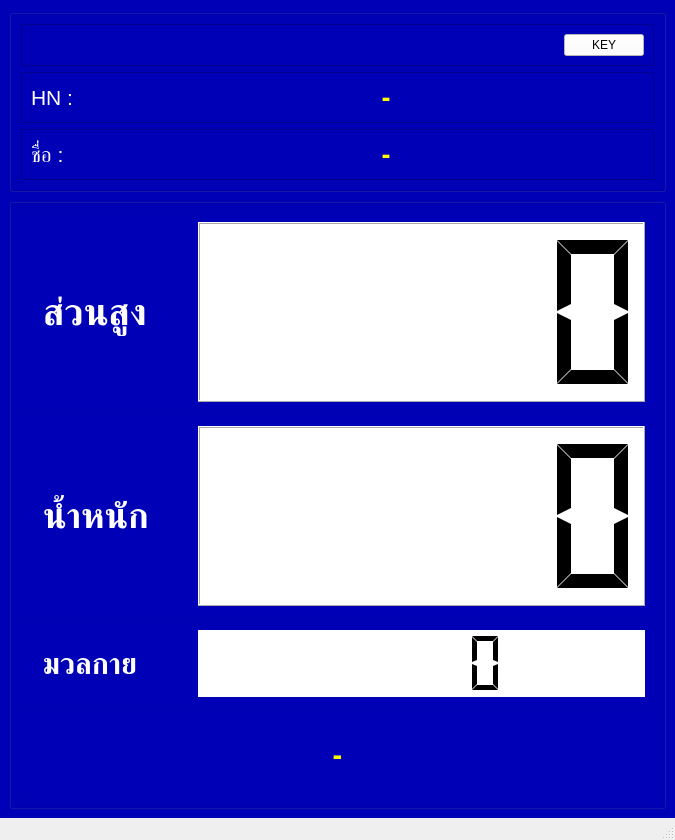
<?xml version="1.0" encoding="UTF-8"?>
<ui version="4.0">
 <class>MainWindow</class>
 <widget class="QMainWindow" name="MainWindow">
  <property name="geometry">
   <rect>
    <x>0</x>
    <y>0</y>
    <width>675</width>
    <height>840</height>
   </rect>
  </property>
  <property name="windowTitle">
   <string>BMI-II</string>
  </property>
  <widget class="QWidget" name="centralwidget">
   <property name="styleSheet">
    <string notr="true">background-color:rgb(0, 0, 182)</string>
   </property>
   <layout class="QGridLayout" name="gridLayout" rowstretch="15,85">
    <item row="0" column="0">
     <widget class="QGroupBox" name="groupBox">
      <property name="title">
       <string/>
      </property>
      <layout class="QVBoxLayout" name="verticalLayout" stretch="0,45,45">
       <item>
        <widget class="QFrame" name="frame_3">
         <property name="styleSheet">
          <string notr="true"/>
         </property>
         <property name="frameShape">
          <enum>QFrame::StyledPanel</enum>
         </property>
         <property name="frameShadow">
          <enum>QFrame::Raised</enum>
         </property>
         <layout class="QHBoxLayout" name="horizontalLayout_3">
          <item>
           <widget class="QLineEdit" name="txtId">
            <property name="font">
             <font>
              <pointsize>6</pointsize>
             </font>
            </property>
            <property name="styleSheet">
             <string notr="true">border:0;
color:white;
</string>
            </property>
           </widget>
          </item>
          <item>
           <widget class="QLineEdit" name="txtDummy">
            <property name="font">
             <font>
              <pointsize>6</pointsize>
             </font>
            </property>
            <property name="styleSheet">
             <string notr="true">border:0;
color:white;</string>
            </property>
           </widget>
          </item>
          <item>
           <widget class="QPushButton" name="btnKey">
            <property name="styleSheet">
             <string notr="true">background-color:white</string>
            </property>
            <property name="text">
             <string>KEY</string>
            </property>
           </widget>
          </item>
         </layout>
        </widget>
       </item>
       <item>
        <widget class="QFrame" name="frame">
         <property name="frameShape">
          <enum>QFrame::StyledPanel</enum>
         </property>
         <property name="frameShadow">
          <enum>QFrame::Raised</enum>
         </property>
         <layout class="QHBoxLayout" name="horizontalLayout" stretch="15,85">
          <item>
           <widget class="QLabel" name="label">
            <property name="font">
             <font>
              <pointsize>16</pointsize>
             </font>
            </property>
            <property name="styleSheet">
             <string notr="true">color:white</string>
            </property>
            <property name="text">
             <string>HN :</string>
            </property>
           </widget>
          </item>
          <item>
           <widget class="QLabel" name="lbHn">
            <property name="font">
             <font>
              <pointsize>20</pointsize>
              <weight>75</weight>
              <bold>true</bold>
             </font>
            </property>
            <property name="layoutDirection">
             <enum>Qt::LeftToRight</enum>
            </property>
            <property name="styleSheet">
             <string notr="true">color:yellow;</string>
            </property>
            <property name="text">
             <string>-</string>
            </property>
            <property name="alignment">
             <set>Qt::AlignCenter</set>
            </property>
           </widget>
          </item>
         </layout>
        </widget>
       </item>
       <item>
        <widget class="QFrame" name="frame_2">
         <property name="frameShape">
          <enum>QFrame::StyledPanel</enum>
         </property>
         <property name="frameShadow">
          <enum>QFrame::Raised</enum>
         </property>
         <layout class="QHBoxLayout" name="horizontalLayout_2" stretch="15,85">
          <item>
           <widget class="QLabel" name="label_2">
            <property name="font">
             <font>
              <pointsize>16</pointsize>
             </font>
            </property>
            <property name="styleSheet">
             <string notr="true">color:white
</string>
            </property>
            <property name="text">
             <string>ชื่อ :</string>
            </property>
           </widget>
          </item>
          <item>
           <widget class="QLabel" name="lbFullname">
            <property name="font">
             <font>
              <pointsize>20</pointsize>
              <weight>75</weight>
              <bold>true</bold>
             </font>
            </property>
            <property name="styleSheet">
             <string notr="true">color:yellow;</string>
            </property>
            <property name="midLineWidth">
             <number>0</number>
            </property>
            <property name="text">
             <string>-</string>
            </property>
            <property name="alignment">
             <set>Qt::AlignCenter</set>
            </property>
           </widget>
          </item>
         </layout>
        </widget>
       </item>
      </layout>
     </widget>
    </item>
    <item row="1" column="0">
     <widget class="QGroupBox" name="groupBox_2">
      <property name="title">
       <string/>
      </property>
      <layout class="QVBoxLayout" name="verticalLayout_2" stretch="35,35,15,15">
       <item>
        <widget class="QWidget" name="widget_3" native="true">
         <property name="font">
          <font>
           <pointsize>20</pointsize>
          </font>
         </property>
         <layout class="QHBoxLayout" name="horizontalLayout_4" stretch="0,20,60">
          <item>
           <widget class="QLabel" name="label_6">
            <property name="text">
             <string/>
            </property>
            <property name="pixmap">
             <pixmap>height.png</pixmap>
            </property>
            <property name="scaledContents">
             <bool>false</bool>
            </property>
           </widget>
          </item>
          <item>
           <widget class="QLabel" name="label_3">
            <property name="font">
             <font>
              <pointsize>28</pointsize>
              <weight>75</weight>
              <bold>true</bold>
             </font>
            </property>
            <property name="styleSheet">
             <string notr="true">color:white</string>
            </property>
            <property name="text">
             <string>ส่วนสูง</string>
            </property>
            <property name="alignment">
             <set>Qt::AlignLeading|Qt::AlignLeft|Qt::AlignVCenter</set>
            </property>
           </widget>
          </item>
          <item>
           <widget class="QLCDNumber" name="lcdHeight">
            <property name="styleSheet">
             <string notr="true">color:black;
background-color:white</string>
            </property>
            <property name="segmentStyle">
             <enum>QLCDNumber::Flat</enum>
            </property>
           </widget>
          </item>
         </layout>
        </widget>
       </item>
       <item>
        <widget class="QWidget" name="widget_4" native="true">
         <property name="font">
          <font>
           <pointsize>20</pointsize>
          </font>
         </property>
         <layout class="QHBoxLayout" name="horizontalLayout_5" stretch="0,20,60">
          <property name="sizeConstraint">
           <enum>QLayout::SetDefaultConstraint</enum>
          </property>
          <item>
           <widget class="QLabel" name="label_7">
            <property name="text">
             <string/>
            </property>
            <property name="pixmap">
             <pixmap>weight.png</pixmap>
            </property>
            <property name="scaledContents">
             <bool>false</bool>
            </property>
           </widget>
          </item>
          <item>
           <widget class="QLabel" name="label_4">
            <property name="font">
             <font>
              <pointsize>26</pointsize>
              <weight>75</weight>
              <bold>true</bold>
             </font>
            </property>
            <property name="styleSheet">
             <string notr="true">color:white</string>
            </property>
            <property name="text">
             <string>น้ำหนัก</string>
            </property>
           </widget>
          </item>
          <item>
           <widget class="QLCDNumber" name="lcdWeight">
            <property name="styleSheet">
             <string notr="true">color:black;
background-color:white</string>
            </property>
            <property name="segmentStyle">
             <enum>QLCDNumber::Flat</enum>
            </property>
           </widget>
          </item>
         </layout>
        </widget>
       </item>
       <item>
        <widget class="QWidget" name="widget_5" native="true">
         <property name="font">
          <font>
           <pointsize>14</pointsize>
          </font>
         </property>
         <layout class="QHBoxLayout" name="horizontalLayout_6" stretch="0,20,60">
          <item>
           <widget class="QLabel" name="label_8">
            <property name="text">
             <string/>
            </property>
            <property name="pixmap">
             <pixmap>index-finger.png</pixmap>
            </property>
           </widget>
          </item>
          <item>
           <widget class="QLabel" name="label_5">
            <property name="font">
             <font>
              <pointsize>22</pointsize>
              <weight>75</weight>
              <bold>true</bold>
             </font>
            </property>
            <property name="styleSheet">
             <string notr="true">color:white</string>
            </property>
            <property name="text">
             <string>มวลกาย</string>
            </property>
           </widget>
          </item>
          <item>
           <widget class="QLCDNumber" name="lcdBmi">
            <property name="styleSheet">
             <string notr="true">color:black;
background-color:white</string>
            </property>
            <property name="lineWidth">
             <number>0</number>
            </property>
            <property name="segmentStyle">
             <enum>QLCDNumber::Flat</enum>
            </property>
           </widget>
          </item>
         </layout>
        </widget>
       </item>
       <item>
        <widget class="QWidget" name="widget_6" native="true">
         <property name="font">
          <font>
           <pointsize>14</pointsize>
          </font>
         </property>
         <layout class="QHBoxLayout" name="horizontalLayout_7">
          <item>
           <widget class="QLabel" name="lbResult">
            <property name="font">
             <font>
              <pointsize>22</pointsize>
              <weight>75</weight>
              <bold>true</bold>
             </font>
            </property>
            <property name="styleSheet">
             <string notr="true">color:yellow;</string>
            </property>
            <property name="text">
             <string>-</string>
            </property>
            <property name="alignment">
             <set>Qt::AlignCenter</set>
            </property>
           </widget>
          </item>
         </layout>
        </widget>
       </item>
      </layout>
     </widget>
    </item>
   </layout>
  </widget>
  <widget class="QStatusBar" name="statusbar"/>
 </widget>
 <resources/>
 <connections/>
</ui>
